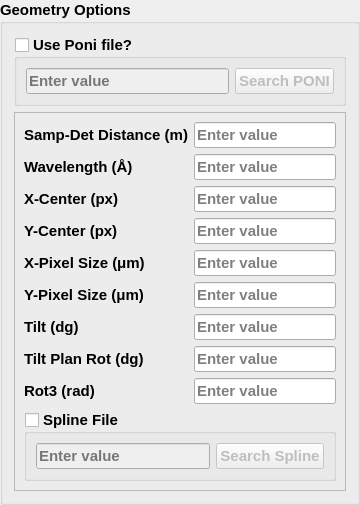
        <widget class="QGroupBox" name="groupBox_8">
         <property name="font">
          <font>
           <pointsize>11</pointsize>
           <weight>75</weight>
           <bold>true</bold>
          </font>
         </property>
         <property name="title">
          <string>Geometry Options</string>
         </property>
         <layout class="QGridLayout" name="gridLayout_20">
          <item row="0" column="0">
           <widget class="QGroupBox" name="groupBox_ponifile">
            <property name="font">
             <font>
              <pointsize>11</pointsize>
              <weight>75</weight>
              <bold>true</bold>
             </font>
            </property>
            <property name="title">
             <string>Use Poni file?</string>
            </property>
            <property name="checkable">
             <bool>true</bool>
            </property>
            <property name="checked">
             <bool>false</bool>
            </property>
            <layout class="QGridLayout" name="gridLayout_12">
             <item row="0" column="1">
              <widget class="QPushButton" name="pushButton_selectponifile">
               <property name="text">
                <string>Search PONI</string>
               </property>
              </widget>
             </item>
             <item row="0" column="0">
              <widget class="QLineEdit" name="lineEdit_ponifile">
               <property name="text">
                <string/>
               </property>
               <property name="placeholderText">
                <string>Enter value</string>
               </property>
              </widget>
             </item>
            </layout>
           </widget>
          </item>
          <item row="2" column="0">
           <widget class="QFrame" name="frame_geometry">
            <property name="enabled">
             <bool>true</bool>
            </property>
            <property name="frameShape">
             <enum>QFrame::StyledPanel</enum>
            </property>
            <property name="frameShadow">
             <enum>QFrame::Raised</enum>
            </property>
            <layout class="QGridLayout" name="gridLayout_14">
             <item row="0" column="0">
              <layout class="QGridLayout" name="gridLayout_geomoptions">
               <item row="1" column="1">
                <widget class="QLineEdit" name="lineEdit_sampdetdist">
                 <property name="placeholderText">
                  <string>Enter value</string>
                 </property>
                </widget>
               </item>
               <item row="5" column="0">
                <widget class="QLabel" name="label_xsize">
                 <property name="sizePolicy">
                  <sizepolicy hsizetype="Preferred" vsizetype="Minimum">
                   <horstretch>0</horstretch>
                   <verstretch>0</verstretch>
                  </sizepolicy>
                 </property>
                 <property name="maximumSize">
                  <size>
                   <width>16777215</width>
                   <height>20</height>
                  </size>
                 </property>
                 <property name="font">
                  <font>
                   <pointsize>11</pointsize>
                   <weight>75</weight>
                   <bold>true</bold>
                  </font>
                 </property>
                 <property name="text">
                  <string>X-Pixel Size (μm)</string>
                 </property>
                 <property name="alignment">
                  <set>Qt::AlignLeading|Qt::AlignLeft|Qt::AlignVCenter</set>
                 </property>
                </widget>
               </item>
               <item row="9" column="0">
                <widget class="QLabel" name="label_tiltplan">
                 <property name="sizePolicy">
                  <sizepolicy hsizetype="Preferred" vsizetype="Minimum">
                   <horstretch>0</horstretch>
                   <verstretch>0</verstretch>
                  </sizepolicy>
                 </property>
                 <property name="maximumSize">
                  <size>
                   <width>16777215</width>
                   <height>20</height>
                  </size>
                 </property>
                 <property name="font">
                  <font>
                   <pointsize>11</pointsize>
                   <weight>75</weight>
                   <bold>true</bold>
                  </font>
                 </property>
                 <property name="text">
                  <string>Tilt Plan Rot (dg)</string>
                 </property>
                 <property name="alignment">
                  <set>Qt::AlignLeading|Qt::AlignLeft|Qt::AlignVCenter</set>
                 </property>
                </widget>
               </item>
               <item row="5" column="1">
                <widget class="QLineEdit" name="lineEdit_xsize">
                 <property name="placeholderText">
                  <string>Enter value</string>
                 </property>
                </widget>
               </item>
               <item row="3" column="0">
                <widget class="QLabel" name="label_xcenter">
                 <property name="sizePolicy">
                  <sizepolicy hsizetype="Preferred" vsizetype="Minimum">
                   <horstretch>0</horstretch>
                   <verstretch>0</verstretch>
                  </sizepolicy>
                 </property>
                 <property name="maximumSize">
                  <size>
                   <width>16777215</width>
                   <height>20</height>
                  </size>
                 </property>
                 <property name="font">
                  <font>
                   <pointsize>11</pointsize>
                   <weight>75</weight>
                   <bold>true</bold>
                  </font>
                 </property>
                 <property name="text">
                  <string>X-Center (px)</string>
                 </property>
                 <property name="alignment">
                  <set>Qt::AlignLeading|Qt::AlignLeft|Qt::AlignVCenter</set>
                 </property>
                </widget>
               </item>
               <item row="4" column="1">
                <widget class="QLineEdit" name="lineEdit_ycenter">
                 <property name="placeholderText">
                  <string>Enter value</string>
                 </property>
                </widget>
               </item>
               <item row="8" column="1">
                <widget class="QLineEdit" name="lineEdit_tilt">
                 <property name="placeholderText">
                  <string>Enter value</string>
                 </property>
                </widget>
               </item>
               <item row="3" column="1">
                <widget class="QLineEdit" name="lineEdit_xcenter">
                 <property name="placeholderText">
                  <string>Enter value</string>
                 </property>
                </widget>
               </item>
               <item row="1" column="0">
                <widget class="QLabel" name="label_sampdetdist">
                 <property name="enabled">
                  <bool>true</bool>
                 </property>
                 <property name="sizePolicy">
                  <sizepolicy hsizetype="Preferred" vsizetype="Minimum">
                   <horstretch>0</horstretch>
                   <verstretch>0</verstretch>
                  </sizepolicy>
                 </property>
                 <property name="maximumSize">
                  <size>
                   <width>16777215</width>
                   <height>20</height>
                  </size>
                 </property>
                 <property name="font">
                  <font>
                   <pointsize>11</pointsize>
                   <weight>75</weight>
                   <bold>true</bold>
                  </font>
                 </property>
                 <property name="text">
                  <string>Samp-Det Distance (m)</string>
                 </property>
                 <property name="alignment">
                  <set>Qt::AlignCenter</set>
                 </property>
                </widget>
               </item>
               <item row="6" column="1">
                <widget class="QLineEdit" name="lineEdit_ysize">
                 <property name="placeholderText">
                  <string>Enter value</string>
                 </property>
                </widget>
               </item>
               <item row="2" column="1">
                <widget class="QLineEdit" name="lineEdit_wave">
                 <property name="placeholderText">
                  <string>Enter value</string>
                 </property>
                </widget>
               </item>
               <item row="10" column="0">
                <widget class="QLabel" name="label_tilt3">
                 <property name="sizePolicy">
                  <sizepolicy hsizetype="Preferred" vsizetype="Minimum">
                   <horstretch>0</horstretch>
                   <verstretch>0</verstretch>
                  </sizepolicy>
                 </property>
                 <property name="maximumSize">
                  <size>
                   <width>16777215</width>
                   <height>20</height>
                  </size>
                 </property>
                 <property name="font">
                  <font>
                   <pointsize>11</pointsize>
                   <weight>75</weight>
                   <bold>true</bold>
                  </font>
                 </property>
                 <property name="text">
                  <string>Rot3 (rad)</string>
                 </property>
                 <property name="alignment">
                  <set>Qt::AlignLeading|Qt::AlignLeft|Qt::AlignVCenter</set>
                 </property>
                </widget>
               </item>
               <item row="2" column="0">
                <widget class="QLabel" name="label_wave">
                 <property name="sizePolicy">
                  <sizepolicy hsizetype="Preferred" vsizetype="Minimum">
                   <horstretch>0</horstretch>
                   <verstretch>0</verstretch>
                  </sizepolicy>
                 </property>
                 <property name="maximumSize">
                  <size>
                   <width>16777215</width>
                   <height>20</height>
                  </size>
                 </property>
                 <property name="font">
                  <font>
                   <pointsize>11</pointsize>
                   <weight>75</weight>
                   <bold>true</bold>
                  </font>
                 </property>
                 <property name="text">
                  <string>Wavelength (Å)</string>
                 </property>
                 <property name="alignment">
                  <set>Qt::AlignLeading|Qt::AlignLeft|Qt::AlignVCenter</set>
                 </property>
                </widget>
               </item>
               <item row="9" column="1">
                <widget class="QLineEdit" name="lineEdit_tiltplan">
                 <property name="placeholderText">
                  <string>Enter value</string>
                 </property>
                </widget>
               </item>
               <item row="6" column="0">
                <widget class="QLabel" name="label_ysize">
                 <property name="sizePolicy">
                  <sizepolicy hsizetype="Preferred" vsizetype="Minimum">
                   <horstretch>0</horstretch>
                   <verstretch>0</verstretch>
                  </sizepolicy>
                 </property>
                 <property name="maximumSize">
                  <size>
                   <width>16777215</width>
                   <height>20</height>
                  </size>
                 </property>
                 <property name="font">
                  <font>
                   <pointsize>11</pointsize>
                   <weight>75</weight>
                   <bold>true</bold>
                  </font>
                 </property>
                 <property name="text">
                  <string>Y-Pixel Size (μm)</string>
                 </property>
                 <property name="alignment">
                  <set>Qt::AlignLeading|Qt::AlignLeft|Qt::AlignVCenter</set>
                 </property>
                </widget>
               </item>
               <item row="10" column="1">
                <widget class="QLineEdit" name="lineEdit_tilt3">
                 <property name="placeholderText">
                  <string>Enter value</string>
                 </property>
                </widget>
               </item>
               <item row="8" column="0">
                <widget class="QLabel" name="label_tilt">
                 <property name="sizePolicy">
                  <sizepolicy hsizetype="Preferred" vsizetype="Minimum">
                   <horstretch>0</horstretch>
                   <verstretch>0</verstretch>
                  </sizepolicy>
                 </property>
                 <property name="maximumSize">
                  <size>
                   <width>16777215</width>
                   <height>20</height>
                  </size>
                 </property>
                 <property name="font">
                  <font>
                   <pointsize>11</pointsize>
                   <weight>75</weight>
                   <bold>true</bold>
                  </font>
                 </property>
                 <property name="text">
                  <string>Tilt (dg)</string>
                 </property>
                 <property name="alignment">
                  <set>Qt::AlignLeading|Qt::AlignLeft|Qt::AlignVCenter</set>
                 </property>
                </widget>
               </item>
               <item row="4" column="0">
                <widget class="QLabel" name="label_ycenter">
                 <property name="sizePolicy">
                  <sizepolicy hsizetype="Preferred" vsizetype="Minimum">
                   <horstretch>0</horstretch>
                   <verstretch>0</verstretch>
                  </sizepolicy>
                 </property>
                 <property name="maximumSize">
                  <size>
                   <width>16777215</width>
                   <height>20</height>
                  </size>
                 </property>
                 <property name="font">
                  <font>
                   <pointsize>11</pointsize>
                   <weight>75</weight>
                   <bold>true</bold>
                  </font>
                 </property>
                 <property name="text">
                  <string>Y-Center (px)</string>
                 </property>
                 <property name="alignment">
                  <set>Qt::AlignLeading|Qt::AlignLeft|Qt::AlignVCenter</set>
                 </property>
                </widget>
               </item>
              </layout>
             </item>
             <item row="1" column="0">
              <widget class="QGroupBox" name="groupBox_spline">
               <property name="title">
                <string>Spline File</string>
               </property>
               <property name="checkable">
                <bool>true</bool>
               </property>
               <property name="checked">
                <bool>false</bool>
               </property>
               <layout class="QGridLayout" name="gridLayout_19">
                <item row="0" column="0">
                 <widget class="QLineEdit" name="lineEdit_splinefile">
                  <property name="text">
                   <string/>
                  </property>
                  <property name="placeholderText">
                   <string>Enter value</string>
                  </property>
                 </widget>
                </item>
                <item row="0" column="1">
                 <widget class="QPushButton" name="pushButton_splinefile">
                  <property name="text">
                   <string>Search Spline</string>
                  </property>
                 </widget>
                </item>
               </layout>
              </widget>
             </item>
            </layout>
           </widget>
          </item>
         </layout>
        </widget>
